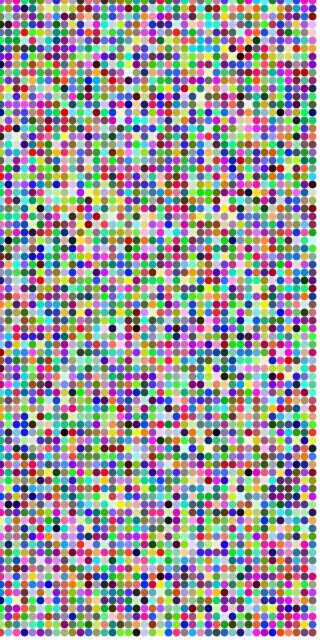
Frame 1 (no input)
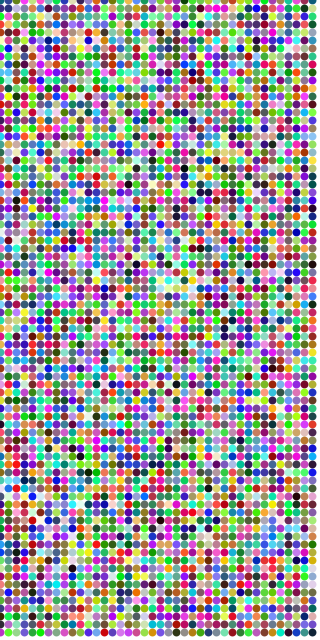
Frame 60 (the mouse pressed at the canvas centre just before this capture)
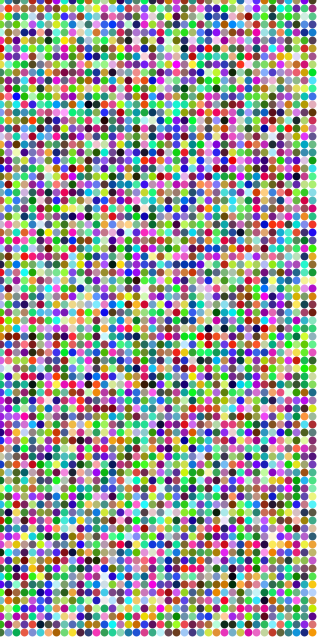
Frame 120 (the mouse held since frame 60 and released just before this capture)

The Processing sketch that drew these frames (run headless with seeded random() and noise(); from frame 60 on, the mouse is pressed at the canvas centre):

// Processing sketch: processing_140329
// ── processing_140329.pde

//float xnoise = 0.0;
//float ynoise = 0.0;
//float inc;
float r, g, b;
int i,j;
float x,y;

void setup(){
  size(320,640);
  background(255);
}

void draw(){
  noStroke();
  fill(255);
  rect(0,0,320,640);
 
  for (i=0; i<width; i+=8){
    for (j=0; j<height; j+=8){
      r= random(255);
      g= random(255);
      b= random(255);
      strokeWeight(8);
      stroke(r,g,b);
      point(i,j);
      
    }
  }
}
